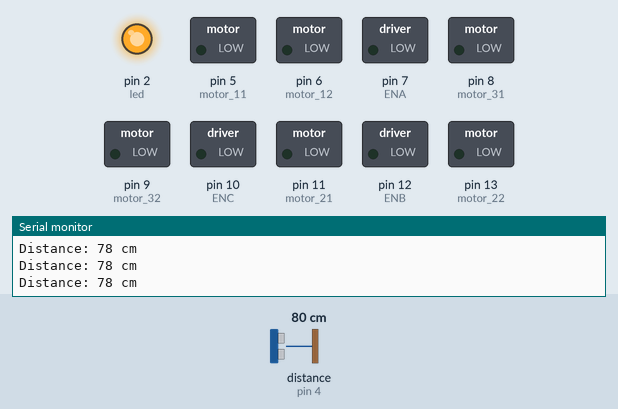
This sketch was run on a simulated Arduino Uno, built with avr-gcc and run on an emulated ATmega328P. Parts: switched loads named in the sketch (green lamp = pin HIGH), output pins drawn as LEDs (lit = HIGH), the last lines printed to the serial monitor. Wiring (inferred from the names in the program): ultrasonic range finder: trigger pin 3; echo pin 4. The test bench sets the inputs (shaded band); at power-on: distance to the obstacle (sensor on pin 4) 80 cm. The echo pulse lasts 58.3 µs per cm; pins used as bus, display or sensor lines are not drawn.

Above: at 4.2 s.
4.3 s: distance to the obstacle (sensor on pin 4) set to 9 cm
5.8 s: distance to the obstacle (sensor on pin 4) set to 12 cm
At 6.3 s:
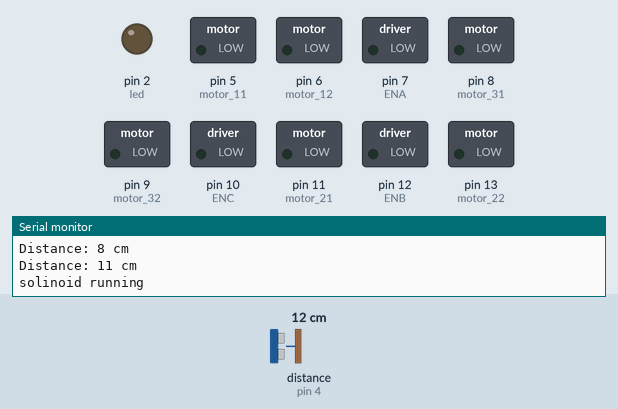
At 8.1 s:
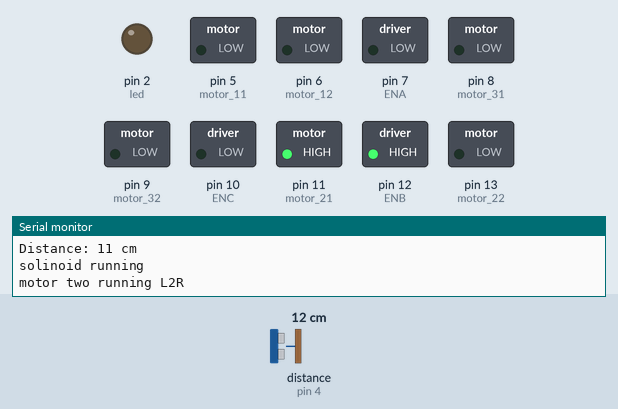
8.4 s: distance to the obstacle (sensor on pin 4) set to 4 cm
At 9.0 s:
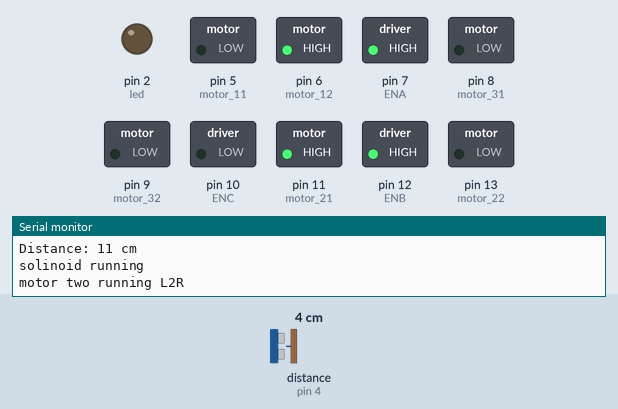
11.4 s: distance to the obstacle (sensor on pin 4) set to 18 cm
At 12.6 s:
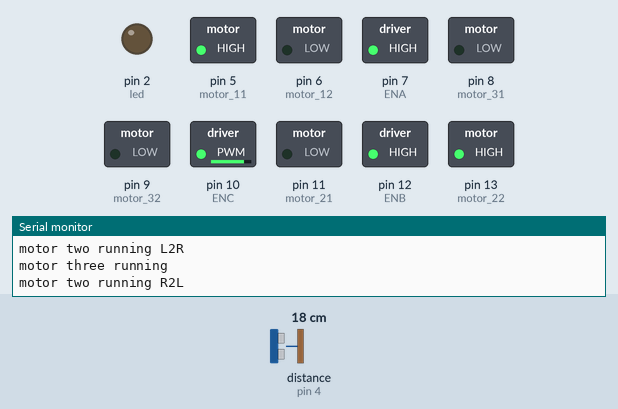
12.9 s: distance to the obstacle (sensor on pin 4) set to 15 cm
15.9 s: distance to the obstacle (sensor on pin 4) set to 12 cm
Timing chart, 0 to 20.8 s (numbered marks = the images above; inputs shaded):
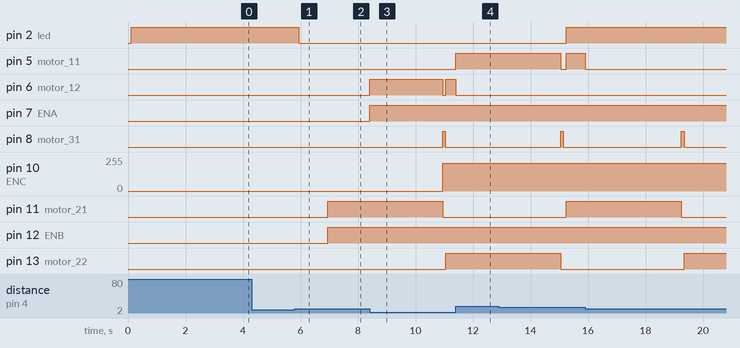

Measured:
- after the input at 5.8 s, pin 2 (led): HIGH → LOW after 0.14 s; pin 11 (motor_21), pin 12 (ENB): LOW → HIGH after 1.1 s
- after the input at 8.4 s, pin 6 (motor_12): LOW → HIGH at once, → LOW 2.5 s later, → HIGH 0.10 s later; pin 7 (ENA): LOW → HIGH at once
- after the input at 11.4 s, pin 5 (motor_11): LOW → HIGH at once; pin 6 (motor_12): HIGH → LOW at once

The sketch:

spay_update_final.ino
```cpp
//declaration
const int trig = 3;
const int echo = 4;
const int motor_11 = 5; //motot 1
const int motor_12 = 6;
int ENA = 7;
const int motor_21 = 11;//motor 2
const int motor_22 = 13;
int ENB = 12;
const int motor_31 = 8;//motor3
const int motor_32 = 9;
int ENC = 10;

const int led= 2;//light
const int solinoid_v = 0;//spray machine
const int buzzer = 1;//sound

int step_count = 0;//step to move top to bottom
long duration=0;
int distance=0;
const int Speed = 210;//analog control
int controlMotor_one();     // control distance from object
int controlMotor_two_L2R(); // motor two left to right direction
int controlMotor_two_R2L(); // motor two right to left direction
int controlMotor_three();   // motor three control up and down
int solinoid_valve_open();       // on spray for  color
int Stop();                 // stop all programm
int calculateDistance(const int, const int); //calculate distance using sonar

bool check_solinoid_start = false;

//start program

void setup() {

  Serial.begin(9600);
  Serial.println("getting start ");
  pinMode(trig, OUTPUT);
  pinMode(echo, INPUT);
  pinMode(motor_11, OUTPUT);
  pinMode(motor_12, OUTPUT);
  pinMode(motor_21, OUTPUT);
  pinMode(motor_22, OUTPUT);
  pinMode(motor_31, OUTPUT);
  pinMode(motor_32, OUTPUT);
  pinMode(ENA, OUTPUT);
  pinMode(ENB, OUTPUT);
  pinMode(ENC, OUTPUT);

  pinMode(solinoid_v, OUTPUT);//control  spray
  pinMode(buzzer, OUTPUT);//for stop signal using sound
  pinMode(led,OUTPUT);//for stop signal using light
  // put your setup code here, to run once:
}


void loop() {

  distance = calculateDistance(trig, echo); // measure distance using sonar
  //  for (;;) {
  //    Serial.println(calculateDistance(trig, echo));
  //  }

  Serial.print("Distance: ");
  Serial.print(distance);
  Serial.println(" cm");
  delay(100);

  if(distance <10 || distance >12 || check_solinoid_start == false)
  {
	  digitalWrite(led,HIGH);
  }

  // controlMotor_one();
  if(distance >=10 && distance <=12){
	  digitalWrite(led,LOW);
	  solinoid_valve_open();
  }

  if (check_solinoid_start) {
    controlMotor_two_L2R();
    controlMotor_three();
    controlMotor_two_R2L();
    controlMotor_three();
  }

  if(check_solinoid_start){
	Serial.print("count : ");
	Serial.println(step_count);
  }
}

// control motor one  for face distance
// control z distance
int controlMotor_one() {

   // Serial.println("motor one");
  if (distance > 12) {
    digitalWrite(motor_11, HIGH);
    digitalWrite(motor_12, LOW);
      analogWrite(ENA,210);

  } else if (distance < 10) {
    digitalWrite(motor_11, LOW);
    digitalWrite(motor_12, HIGH);
    analogWrite(ENA, 210);


  } else {

    digitalWrite(motor_11, LOW);
    digitalWrite(motor_12, LOW);

  }
}

// control direction left 2 right motor two

int controlMotor_two_L2R() {
  Serial.println("motor two running L2R");
  // on 4 second
  const auto finalTime = millis() + 4 * 1000;
  while (millis() < finalTime) {
	  //start motor 2
    digitalWrite(motor_21, HIGH);
    digitalWrite(motor_22, LOW);
    analogWrite(ENB, Speed); // control rpm
    distance = calculateDistance(trig, echo);
    controlMotor_one();
    /* delay(); */
  }
  /* delay(10000); */
  //off motor 1

  // off life time
  digitalWrite(motor_21, LOW);
  digitalWrite(motor_22, LOW);
}

// control direction right 2 left motor two

int controlMotor_two_R2L() {
  Serial.println("motor two running R2L");
  // on 4 second

  const auto finalTime = millis() + 4 * 1000;
  while (millis() < finalTime) {
    digitalWrite(motor_21, LOW);
    digitalWrite(motor_22, HIGH);
    analogWrite(ENB, Speed);
    distance = calculateDistance(trig, echo);
    controlMotor_one();
  }
  /* delay(10000); */
  // off life time
  digitalWrite(motor_21, LOW);
  digitalWrite(motor_22, LOW);
}

// control up down using motor threee
int controlMotor_three() {

  //off motor 1
  digitalWrite(motor_11, LOW);
  digitalWrite(motor_12, LOW);

  //for motor 3
  step_count = step_count + 1; // increse line paint
  Serial.println("motor three running");
  digitalWrite(motor_31, HIGH);
  digitalWrite(motor_32, LOW);
  analogWrite(ENC, Speed); // control rpm
  delay(100);
  digitalWrite(motor_31, LOW);
  digitalWrite(motor_32, LOW);

  //stop motor_3 after 5 step
   if (step_count == 5) {
    Stop();
  }

}

// switch on for spray color

int solinoid_valve_open() {
	check_solinoid_start = true;
  digitalWrite(solinoid_v, HIGH);
  Serial.println("solinoid running");
  delay(1000);
}

//stop spray

int solinoid_valve_close() {
  check_solinoid_start = false;
  digitalWrite(solinoid_v, LOW);
  delay(100);
}

//calculation distance
int calculateDistance(const int trigPin, const int echoPin) {
  // long duration = 0;
  // int distance = 0;

  // Clears the trigPin
  digitalWrite(trigPin, LOW);
  delayMicroseconds(2);
  // Sets the trigPin on HIGH state for 10 micro seconds
  digitalWrite(trigPin, HIGH);
  delayMicroseconds(10);
  digitalWrite(trigPin, LOW);
  // Reads the echoPin, returns the sound wave travel time in microseconds
  duration = pulseIn(echoPin, HIGH);
  // Calculating the distance
  distance = duration * 0.034 / 2;
  // Prints the distance on the Serial Monitor

  return distance;
}

// stop machine  after work done

int Stop() {
  digitalWrite(solinoid_v, LOW);
  digitalWrite(motor_11, LOW);
  digitalWrite(motor_12, LOW);
  digitalWrite(motor_21, LOW);
  digitalWrite(motor_22, LOW);
  solinoid_valve_close();

  int i;
  for (i = 0; i < step_count-1; i++) {
    digitalWrite(motor_31, LOW);
    digitalWrite(motor_32, HIGH);
	  delay(500);
    Serial.print("climb motor 3");
	  Serial.print(i);
  }
  digitalWrite(motor_31, LOW);
  digitalWrite(motor_32, LOW);
  tone(buzzer, 1500, 1000); // buzzer sound
  delay(1000000); //stop motor_3 for long time
}
```
